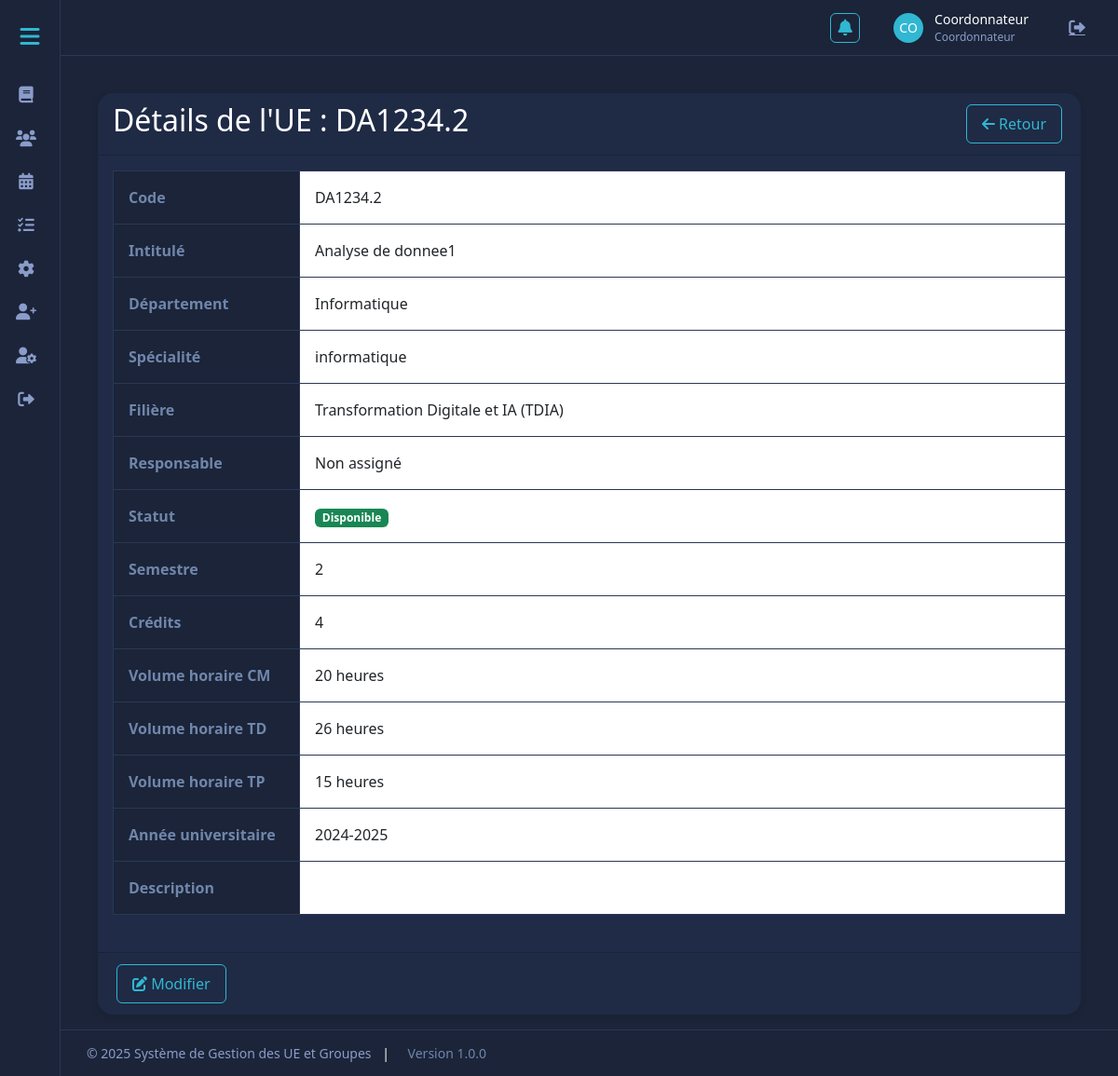
/web-project2/gestion-module-ue/view.php?id=1244, run on the app's committed database.
### tables this page shows
CREATE TABLE `unites_enseignement` (
  `id` int(11) NOT NULL,
  `code` varchar(20) NOT NULL,
  `intitule` varchar(100) NOT NULL,
  `description` text DEFAULT NULL,
  `specialite` varchar(50) NOT NULL,
  `id_filiere` int(11) DEFAULT NULL,
  `id_departement` int(11) NOT NULL,
  `semestre` int(11) NOT NULL,
  `volume_horaire_cm` float DEFAULT 0,
  `volume_horaire_td` float DEFAULT 0,
  `volume_horaire_tp` float DEFAULT 0,
  `credits` int(11) NOT NULL,
  `annee_universitaire` varchar(10) NOT NULL,
  `id_responsable` int(11) DEFAULT NULL,
  `statut` enum('disponible','affecte','vacant') DEFAULT 'disponible',
  `date_creation` datetime DEFAULT current_timestamp(),
  `date_modification` datetime DEFAULT current_timestamp() ON UPDATE current_timestamp()
);

CREATE TABLE `departements` (
  `id` int(11) NOT NULL,
  `nom` varchar(100) NOT NULL,
  `description` text DEFAULT NULL,
  `date_creation` timestamp NOT NULL DEFAULT current_timestamp()
);

CREATE TABLE `filieres` (
  `id` int(11) NOT NULL,
  `nom` varchar(100) NOT NULL,
  `id_specialite` int(11) DEFAULT NULL,
  `description` text DEFAULT NULL,
  `id_coordonnateur` int(11) DEFAULT NULL,
  `date_creation` timestamp NOT NULL DEFAULT current_timestamp(),
  `id_departement` int(11) DEFAULT NULL
);

### web-project2/gestion-module-ue/view.php (the view, shortened to what this page needs)
<?php
require_once 'includes/header.php';
$id = mysqli_real_escape_string($conn, $_GET['id']);
$query = "SELECT ue.*, d.nom as nom_departement,
          CONCAT(u.prenom, ' ', u.nom) as nom_responsable,
          f.nom as nom_filiere
          FROM unites_enseignement ue
          LEFT JOIN departements d ON ue.id_departement = d.id
          LEFT JOIN utilisateurs u ON ue.id_responsable = u.id
          LEFT JOIN filieres f ON ue.id_filiere = f.id
          WHERE ue.id = '$id'";
$result = mysqli_query($conn, $query);
$ue = mysqli_fetch_assoc($result);
function getStatusClass($status) {
    switch ($status) {
        case 'disponible':
            return 'success';
    }
}
?>
<div class="container mt-4">
    <div class="card">
        <div class="card-header d-flex justify-content-between align-items-center">
            <h2>Détails de l'UE : <?= htmlspecialchars($ue['code']) ?></h2>
            <a href="index.php" class="btn btn-secondary">
                <i class="fas fa-arrow-left"></i> Retour
            </a>
        </div>
        <div class="card-body">
            <div class="table-responsive">
                <table class="table table-bordered">
                    <tbody>
                        <tr>
                            <th style="width: 200px;">Code</th>
                            <td><?= htmlspecialchars($ue['code']) ?></td>
                        </tr>
                        <tr>
                            <th>Intitulé</th>
                            <td><?= htmlspecialchars($ue['intitule']) ?></td>
                        </tr>
                        <tr>
                            <th>Département</th>
                            <td><?= htmlspecialchars($ue['nom_departement']) ?></td>
                        </tr>
                        <tr>
                            <th>Spécialité</th>
                            <td><?= htmlspecialchars($ue['specialite']) ?></td>
                        </tr>
                        <tr>
                            <th>Filière</th>
                            <td>
                                <?php if (!empty($ue['nom_filiere'])): ?>
                                    <?= htmlspecialchars($ue['nom_filiere']) ?>
                                <?php else: ?>
                                    <span class="text-muted">Aucune filière associée</span>
                                <?php endif; ?>
                            </td>
                        </tr>
                        <tr>
                            <th>Responsable</th>
                            <td><?= $ue['nom_responsable'] ? htmlspecialchars($ue['nom_responsable']) : 'Non assigné' ?></td>
                        </tr>
                        <tr>
                            <th>Statut</th>
                            <td>
                                <span class="badge bg-<?= getStatusClass($ue['statut']) ?>">
                                    <?= ucfirst(htmlspecialchars($ue['statut'])) ?>
                                </span>
                            </td>
                        </tr>
                        <tr>
                            <th>Semestre</th>
                            <td><?= htmlspecialchars($ue['semestre']) ?></td>
                        </tr>
                        <tr>
                            <th>Crédits</th>
                            <td><?= htmlspecialchars($ue['credits']) ?></td>
                        </tr>
                        <tr>
                            <th>Volume horaire CM</th>
                            <td><?= htmlspecialchars($ue['volume_horaire_cm']) ?> heures</td>
                        </tr>
                        <tr>
                            <th>Volume horaire TD</th>
                            <td><?= htmlspecialchars($ue['volume_horaire_td']) ?> heures</td>
                        </tr>
                        <tr>
                            <th>Volume horaire TP</th>
                            <td><?= htmlspecialchars($ue['volume_horaire_tp']) ?> heures</td>
                        </tr>
                        <tr>
                            <th>Année universitaire</th>
                            <td><?= htmlspecialchars($ue['annee_universitaire']) ?></td>
                        </tr>
                        <tr>
                            <th>Description</th>
                            <td><?= nl2br(htmlspecialchars($ue['description'])) ?></td>
                        </tr>
                    </tbody>
                </table>
            </div>
        </div>
        <div class="card-footer">
            <a href="edit.php?id=<?= $ue['id'] ?>" class="btn btn-primary">
                <i class="fas fa-edit"></i> Modifier
            </a>
        </div>
    </div>
</div>
<?php require_once 'includes/footer.php'; ?>

### web-project2/gestion-module-ue/includes/header.php (style rules this page uses)
:root { --primary-bg: #1B2438; --secondary-bg: #1F2B47; --accent-color: #31B7D1; --text-color: #FFFFFF; --text-muted: #7086AB; --border-color: #2A3854; --header-bg: var(--secondary-bg); --top-nav-height: 60px; --footer-height: 50px; --sidebar-width-collapsed: 65px; --sidebar-width-expanded: 280px; --spacing-xs: 0.25rem; --spacing-sm: 0.5rem; --spacing-md: 1rem; --spacing-lg: 1.5rem; --spacing-xl: 2rem; --content-padding: var(--spacing-md); --section-margin: var(--spacing-md); --card-padding: var(--spacing-md); --form-spacing: var(--spacing-md); }
* { margin: 0; padding: 0; box-sizing: border-box; }
body { background-color: var(--primary-bg); color: var(--text-color); font-family: system-ui, -apple-system, "Segoe UI", Roboto, sans-serif; min-height: 100vh; display: flex; flex-direction: column; }
.card, .stat-card { background: var(--secondary-bg); color: var(--text-color); border-radius: 1rem; box-shadow: 0 2px 8px rgba(0,0,0,0.08); border: none; }
.mt-4 { margin-top: var(--spacing-lg) !important; }
.table { background: var(--secondary-bg); color: var(--text-color); margin-bottom: var(--spacing-lg); }
.btn { padding: var(--spacing-sm) var(--spacing-md); margin: var(--spacing-xs); }
.btn, .action-button { background: transparent; color: var(--accent-color); border: 1px solid var(--accent-color); }

### web-project2/gestion-module-ue/view.php (style rules this page uses)
:root { --primary-bg: #1B2438; --secondary-bg: #1F2B47; --accent-color: #31B7D1; --text-color: #FFFFFF; --text-muted: #7086AB; --border-color: #2A3854; }
.table th { background-color:#1B2438; font-weight: 600; color:var(--text-muted); }
.table td, .table th { padding: 1rem; vertical-align: middle; }
.table-bordered { border: 1px solid #2A3854; }
.table-bordered td, .table-bordered th { border: 1px solid #2A3854; }

### data on the page
unites_enseignement: code "DA1234.2", intitule "Analyse de donnee1", id_departement.nom "Informatique", specialite "informatique", id_filiere.nom "Transformation Digitale et IA (TDIA)", statut "Disponible", semestre "2", credits "4", volume_horaire_cm "20", volume_horaire_td "26", volume_horaire_tp "15", annee_universitaire "2024-2025"

### other printed values
substr($user_fullname, 0, 2) "CO"
$user_fullname "Coordonnateur"
